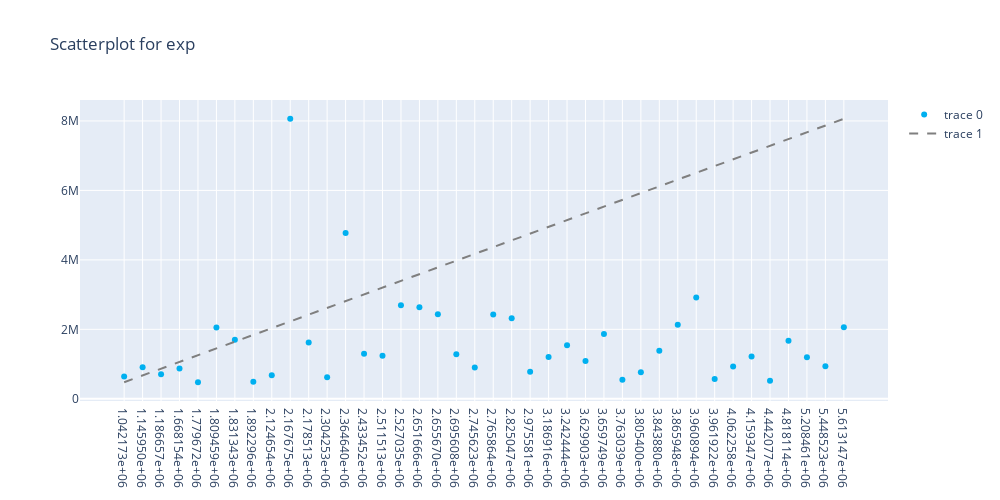

Here is the notebook cell this chart was saved with:
### Code cell
trace1 = go.Scatter(
    x = sorted_exp['expvalue'], # My list of values for 'x'
    y = sorted_exp['computed'], # My list of values for 'y'
    mode = 'markers',
    marker = dict(color = 'rgb(0, 176, 240)')
)

line_x = [sorted_exp['expvalue'].min(), sorted_exp['expvalue'].max()]
line_y = [sorted_exp['computed'].min(), sorted_exp['computed'].max()]

trace2 = go.Scatter(
    x = line_x,
    y = line_y,
    mode = 'lines',
    marker = dict(color = 'rgb(127, 127, 127)'),
    line = dict(dash = 'dash')
)

layout = go.Layout(
    title = 'Scatterplot for exp',
    autosize = False,
    width = 1000,
    height = 500,
    xaxis = dict(
        showgrid = True),
    yaxis = dict(
        tickmode = 'array',
        showgrid = True
    )
)
dados = [trace1, trace2]
fig = go.Figure(data = dados, layout = layout)
fig.show()

### Figure 1 — Plotly figure (JSON) as saved in the notebook; plotly's stock layout.template omitted (floating-point values rounded to 4 significant figures)
{"data": [{"marker": {"color": "rgb(0, 176, 240)"}, "mode": "markers", "type": "scatter", "x": ["1.042173e+06", "1.145950e+06", "1.186657e+06", "1.668154e+06", "1.779672e+06", "1.809459e+06", "1.831343e+06", "1.892296e+06", "2.124654e+06", "2.167675e+06", "2.178513e+06", "2.304253e+06", "2.364640e+06", "2.433452e+06", "2.511513e+06", "2.527035e+06", "2.651666e+06", "2.655670e+06", "2.695608e+06", "2.745623e+06", "2.765864e+06", "2.825047e+06", "2.975581e+06", "3.186916e+06", "3.242444e+06", "3.629903e+06", "3.659749e+06", "3.763039e+06", "3.805400e+06", "3.843880e+06", "3.865948e+06", "3.960894e+06", "3.961922e+06", "4.062258e+06", "4.159347e+06", "4.442077e+06", "4.818114e+06", "5.208461e+06", "5.448523e+06", "5.613147e+06"], "y": [645300.0, 906800.0, 704200.0, 872100.0, 478100.0, 2053000.0, 1699000.0, 488600.0, 678400.0, 8062000.0, 1619000.0, 619100.0, 4773000.0, 1299000.0, 1238000.0, 2693000.0, 2637000.0, 2438000.0, 1283000.0, 900100.0, 2425000.0, 2320000.0, 778800.0, 1204000.0, 1541000.0, 1091000.0, 1869000.0, 550300.0, 767200.0, 1383000.0, 2132000.0, 2919000.0, 570600.0, 926900.0, 1220000.0, 520800.0, 1668000.0, 1196000.0, 935000.0, 2058000.0]}, {"line": {"dash": "dash"}, "marker": {"color": "rgb(127, 127, 127)"}, "mode": "lines", "type": "scatter", "x": ["1.042173e+06", "5.613147e+06"], "y": [478100.0, 8062000.0]}], "layout": {"autosize": false, "height": 500, "title": {"text": "Scatterplot for exp"}, "width": 1000, "xaxis": {"showgrid": true}, "yaxis": {"showgrid": true, "tickmode": "array"}}}
